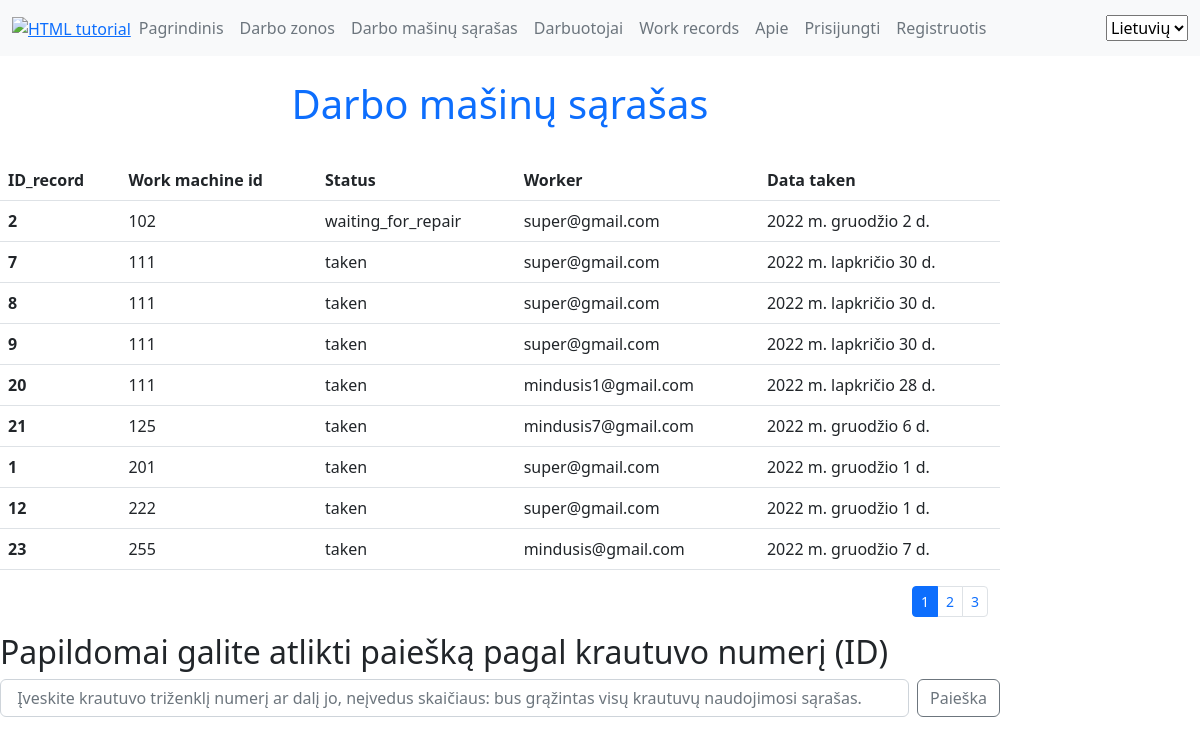
The page /lm/working_machines_list/ on the database as committed earlier.
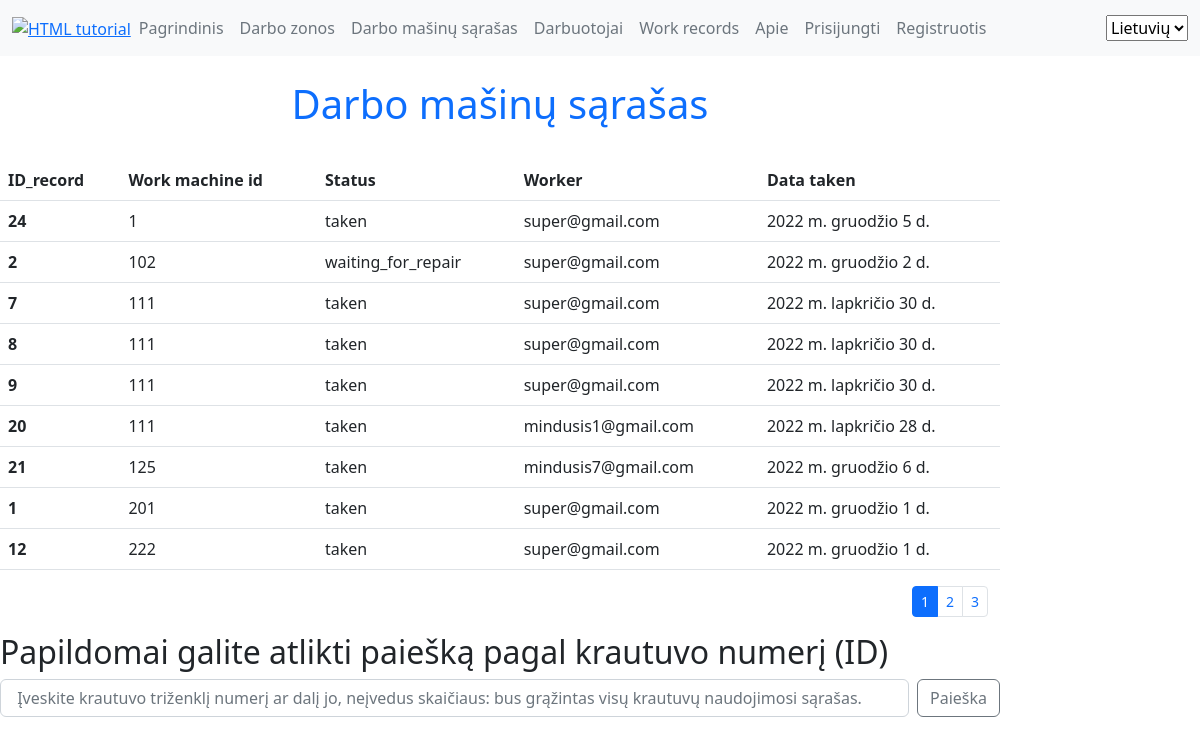
The same page on the database as committed later.
### lm/models.py (models this page shows, shortened)
class Krautuvas(models.Model):
    krautuvo_id = models.IntegerField(_('Vechiles ID "3 digits"'), help_text='krautuvo numeris', unique=False)
    data_taken = models.DateField(_('Date when vechiles was taken'), help_text='kada krautuvas paiimtas', null=True, blank=True)
    darbuotojas = models.ForeignKey('MyUser',null=True, on_delete=models.SET_NULL,blank=True)
    LOAN_STATUS = (
        (_('ready'), _('ready')),
        ('taken', 'taken'),
        ('waiting_for_repair', 'waiting_for_repair'),
        ('repairing', 'repairing')
    )
    status = models.CharField(_('Status'), max_length=30, choices=LOAN_STATUS, default='taken', help_text='Status', null=True, blank=True)
    notes_choices = (
        ('aukstas', 'aukstas'),
        ('vidutinis', 'vidutinis'),
        ('zemas', 'zemas'),
        ('be pastebejimu', 'be pastebejimu'))
    note_type = models.CharField(_('Importance of the notes'), help_text='Rasto gedimo/pastabos svarba', max_length=40, choices=notes_choices, default='be pastebejimu',
                                 null=True, blank=True)
    notes = HTMLField(help_text='labai svarbu pamineti ir smulkiausius gedimus, dekojame.', null=True, blank=True)
    class Meta:
        ordering = ['krautuvo_id']
        verbose_name = _("Vehicle")
        verbose_name_plural = _("Vehicles")

class MyUser(AbstractBaseUser):
    email = models.EmailField(
        verbose_name='email address',
        max_length=255,
        unique=True,
    )
    date_of_birth = models.DateField(null=True, blank=True,)
    is_active = models.BooleanField(default=True)
    is_admin = models.BooleanField(default=False)
    objects = MyUserManager()
    USERNAME_FIELD = 'email'
    picker_code = models.CharField(_('Piker code'),help_text='rinkejo_kodas', max_length=3, unique=True)
    first_name = models.CharField(_('First name'),help_text='Vardas', max_length=80)
    last_name = models.CharField(_('Last name'),help_text='Pavardė', max_length=80)
    working_zone = models.ForeignKey('Darbo_zona_sandelyje',null=True, on_delete=models.SET_NULL)
    working_department_choices = (
        ('Vilniaus apsk', 'Vilniaus apsk'),
        ('Vilniaus regioninis sandėlys', 'Vilniaus regioninis sandėlys'),
        ('Kauno apsk', 'Kauno apsk'),
        ('Kauno regioninis sandėlys', 'Kauno regioninis sandėlys'),
        ('Klaipėdos apsk', 'Klaipėdos apsk'),
    )
    working_department = models.CharField(_('Working disctric or logistic warehouse'),max_length=80, choices=working_department_choices, default='Kauno regioninis sandėlys',
                                help_text='Kurioje (-iame) apskrityje/logistikos sandėlyje dirbate', blank=True)
    position_choices = (
        ('grupes vadovas','grupes vadovas'),
        ('grupes vadovo asistentas', 'grupes vadovo asistentas'),
        ('grupes vadovo asistentas', 'grupes vadovo asistentas'),
        ('prekiu komplektuotojas', 'prekiu komplektuotojas'))
    position = models.CharField(_('Working position'),max_length=80, choices=position_choices, default='prekiu komplektuotojas', help_text='Darbuotojo pareigos',blank=True)
    photo = models.ImageField(help_text='Darbuotojo foto arba avataras', upload_to='profile_pics', null=True, blank=True, default='default.png')
    working_since = models.DateField(_('Working since'),help_text='Darbo pradžia LIDL imoneje', null=True, blank=True)
    class Meta:
        ordering = ['last_name', 'first_name']
        verbose_name = _("Worker")
        verbose_name_plural = _("Workers")
    def __str__(self):
        return self.email

### lm/views.py (the view)
# urls.py: path('working_machines_list/', views.working_machines_list, name='working_machines_list'),
def working_machines_list(request):
    paginator = Paginator(Krautuvas.objects.all(), 9)
    page_number = request.GET.get('page')
    paged_working_machines_list = paginator.get_page(page_number)
    context = {
        'working_machines_list': paged_working_machines_list
    }
    return render(request, 'lm/working_machines_list.html', context=context)

### lm/templates/lm/working_machines_list.html (shortened to what this page needs)
{% extends 'base.html' %}
{% load i18n %}
{% load static %}
{% block content %}
<h1 class="p-4 text-primary d-flex justify-content-center">{% trans "Working machine list" %} </h1>
<table class="table ">
  <thead>
    <tr>
      <th scope="col">ID_record</th>
      <th scope="col">Work machine id</th>
      <th scope="col">Status</th>
      <th scope="col">Worker</th>
      <th scope="col">Data taken</th>
    </tr>
  </thead>
  {% for krautuvas in working_machines_list %}
  <tbody>
    <tr>
      <th scope="row">{{krautuvas.id}}</th>
      <td>{{krautuvas.krautuvo_id}}</td>
      <td>{{krautuvas.status}}</td>
      <td>{{krautuvas.darbuotojas}}</td>
      <td>{{krautuvas.data_taken}}</td>
    </tr>
  </tbody>
   {% endfor %}
</table>
<div class="container">
  <nav aria-label="...">
    {% if working_machines_list.has_other_pages %}
    <ul class="pagination pagination-sm justify-content-end">
      {% for i in working_machines_list.paginator.page_range %}
        {% if working_machines_list.number == i %}
      <li class="page-item active">
        <a class="page-link">{{i}}</a>
      </li>
      {% else %}
      <li class="page-item">
        <a class="page-link" href="?page={{i}}">{{ i }}</a>
      </li>
      {% endif %}
      {% endfor %}
    </ul>
    {% endif %}
  </nav>
</div>
<div>
  <h2> Papildomai galite atlikti paiešką pagal krautuvo numerį (ID)</h2>
 <form class="d-flex" role="search" action="{% url 'search' %}" method="get">
    <input class="form-control me-2" name="query" type="search" placeholder=" Įveskite krautuvo triženklį numerį ar dalį jo, neįvedus skaičiaus: bus grąžintas visų krautuvų naudojimosi sąrašas." aria-label="Search">
    <button class="btn btn-outline-secondary" type="submit">{% trans "Search" %}</button>
</form>
</div>
{% endblock %}

Rows that differ between the two databases and show on the page:
no longer on this page (row unchanged): Krautuvas: id "23", krautuvo_id "255", status "taken", darbuotojas "mindusis@gmail.com", data_taken "2022 m. gruodžio 7 d."
added Krautuvas: id "24", krautuvo_id "1", status "taken", darbuotojas "super@gmail.com", data_taken "2022 m. gruodžio 5 d."
